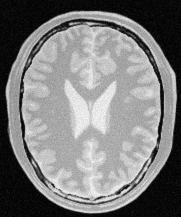
#> input picture a1images/brain_proton_density_slice.png, 181 x 217 px
$ python q2.py
#> lines starting #> are read from the running program, lines starting #| are printed output that depends on the picture
import cv2 as cv
import numpy as np
import matplotlib.pyplot as plt

img_orig = cv.imread('a1images/brain_proton_density_slice.png', cv.IMREAD_GRAYSCALE)
#> img_orig is the input picture: shape (217, 181); min 0, max 251, mean 123.7

t_white = np.zeros(256, dtype='uint8')
t_white[141:181] = np.linspace(141, 180, 40).astype('uint8')

t_gray = np.zeros(256, dtype='uint8')
t_gray[181:221] = np.linspace(181, 220, 40).astype('uint8')

white_matter = cv.LUT(img_orig, t_white)
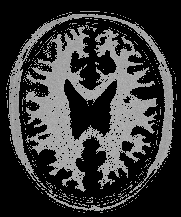
#> white_matter: shape (217, 181); min 0, max 180, mean 56.4
gray_matter = cv.LUT(img_orig, t_gray)
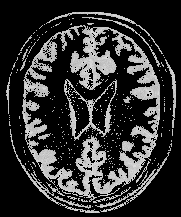
#> gray_matter: shape (217, 181); min 0, max 220, mean 50.3

fig, ax = plt.subplots(2, 2, figsize=(6, 6))
ax[0,0].imshow(white_matter, cmap='gray', vmin=0, vmax=255)
ax[0,0].set_title('White Matter')
ax[0,0].axis('off')
ax[1,0].plot(t_white)
ax[1,0].set_ylim([0, 255])
ax[1,0].set_xlim([0, 255])
ax[0,1].imshow(gray_matter, cmap='gray', vmin=0, vmax=255)
ax[0,1].set_title('Gray Matter')
ax[0,1].axis('off')
ax[1,1].plot(t_gray)
ax[1,1].set_ylim([0, 255])
ax[1,1].set_xlim([0, 255])
plt.tight_layout()
plt.show()
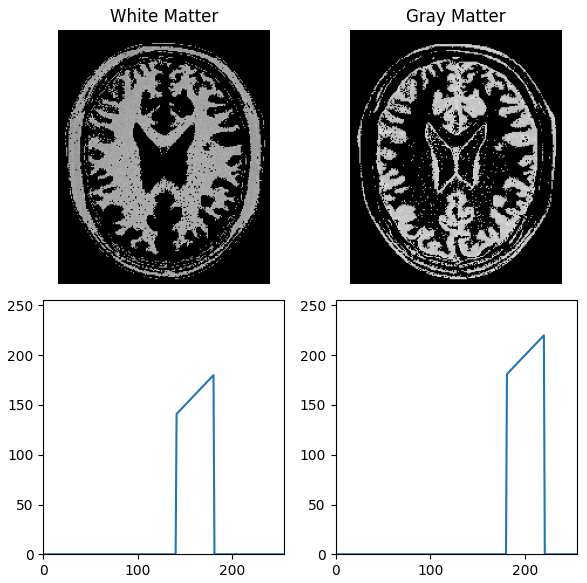
#> figure drawn by matplotlib, 4 panels; panel 3: curve peaks at x = 180, y = 180; panel 4: curve peaks at x = 220, y = 220
